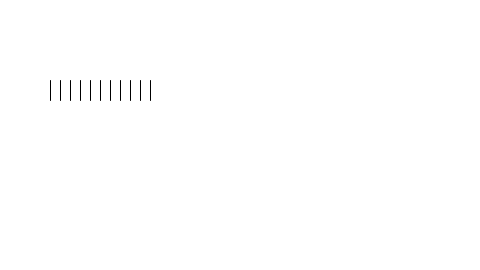
Frame 1 (no input)
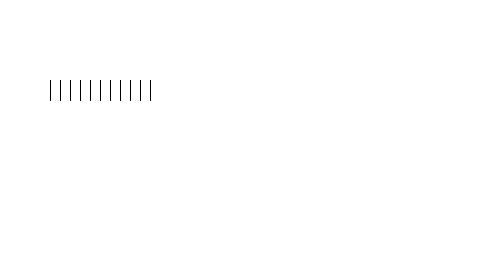
Frame 60 (the mouse pressed at the canvas centre just before this capture)
Frame 120 (the mouse held since frame 60 and released just before this capture): identical to frame 60, image omitted

The Processing sketch that drew these frames (run headless with seeded random() and noise(); from frame 60 on, the mouse is pressed at the canvas centre):

// Processing sketch: Loops03
// ── Loops03.pde
/*
This example is taken from Daniel Shifmann Learning Processing
*/

// Example 6-6: Legs with a for loop 

void setup()
{
  size(480, 270);
  background(255);
}

void draw()
{
  int y = 80;       // Vertical location of each line
  int spacing = 10; // How far apart is each line
  int len = 20;     // Length of each line
  
  // Translation of the legs while loop to a for loop.
  for (int x = 50; x<=150; x += spacing) 
  { 
    line(x, y, x, y + len);
  }
}
